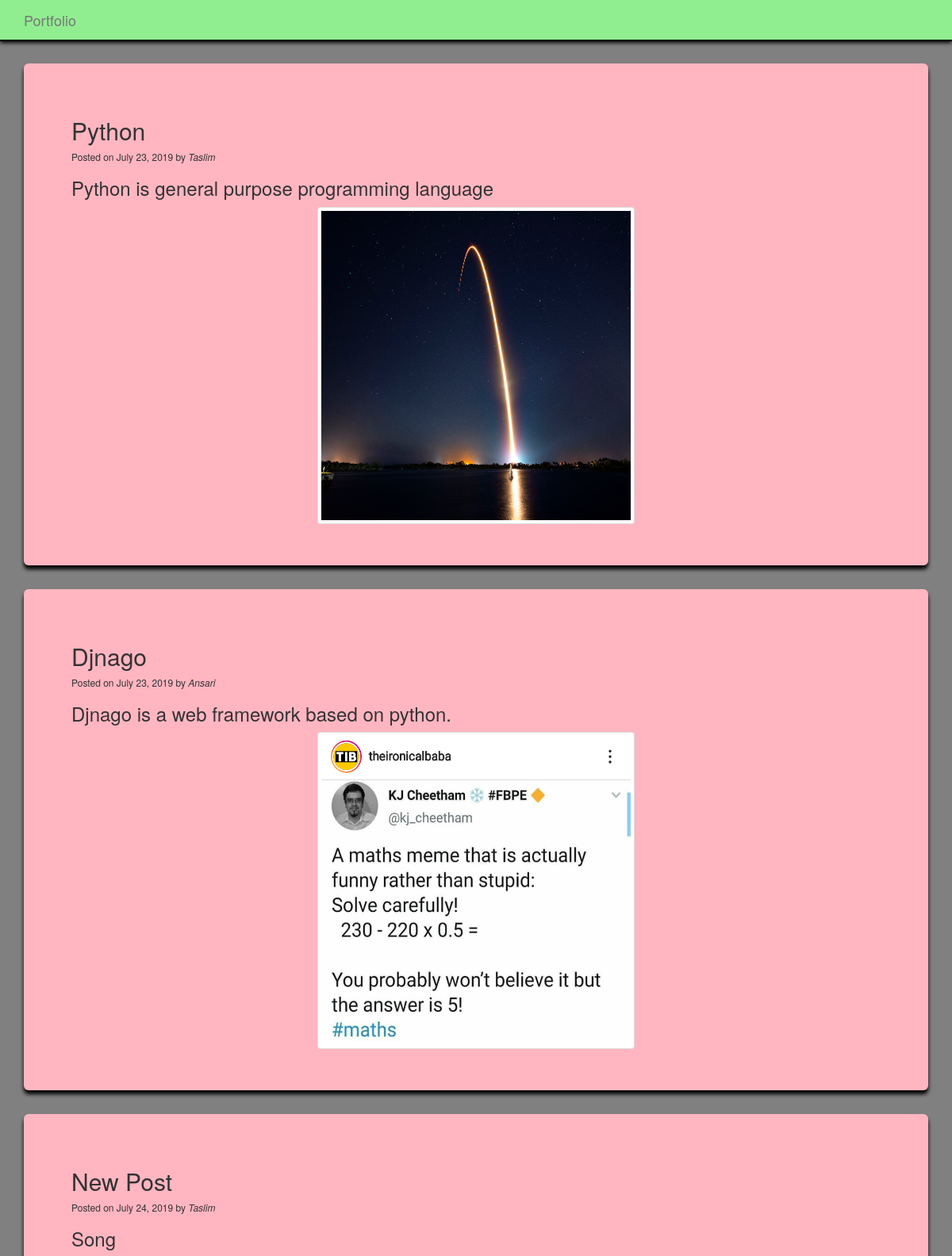
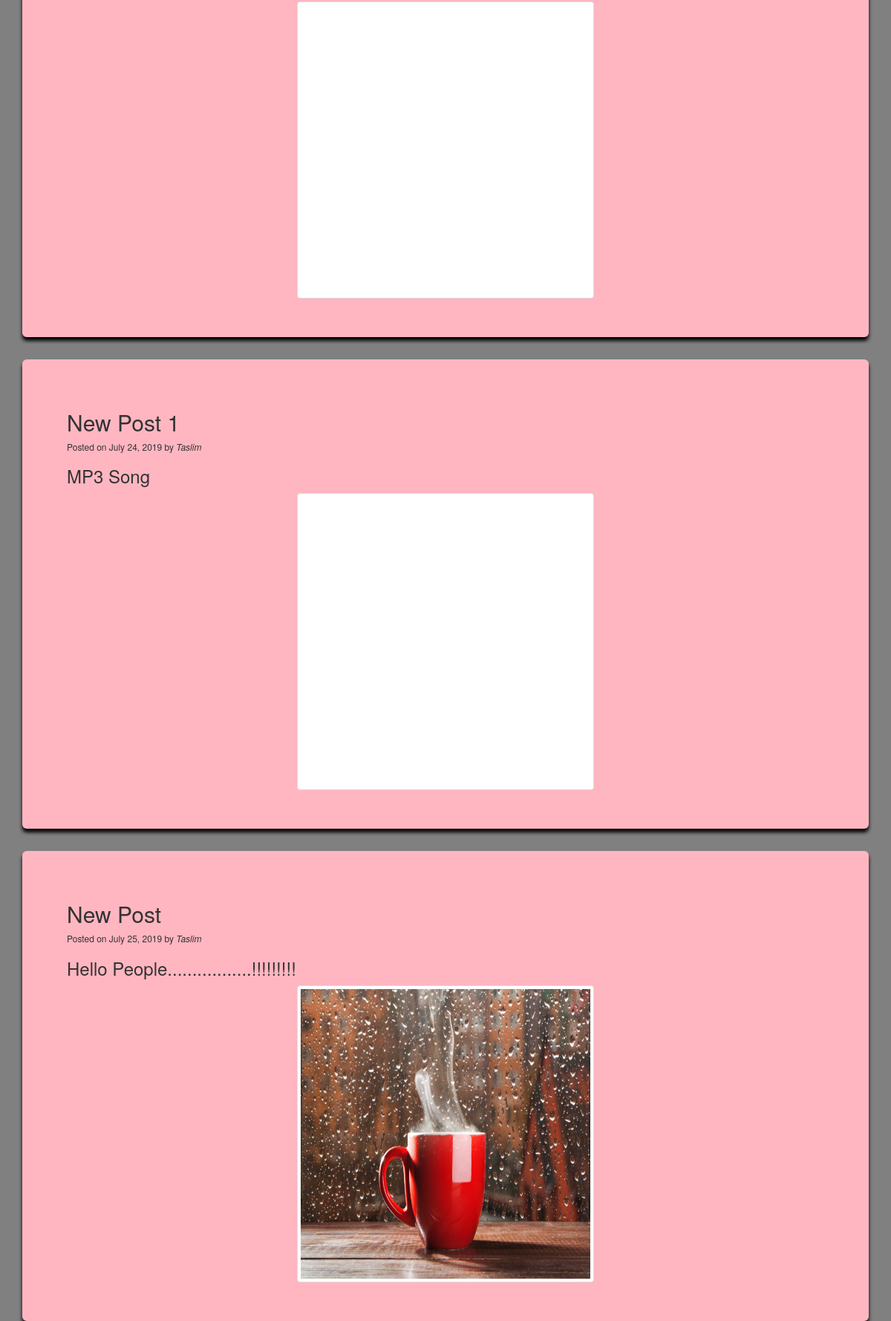
Screenshot of /post/allposts/ with the database file from the repository (2 pictures, top to bottom).
### Post/models.py (models this page shows, shortened)
class post(models.Model):
	title=models.CharField(max_length=100)
	author=models.CharField(max_length=100)
	date=models.DateField(auto_now_add=True)
	post=models.TextField()
	file=models.FileField(blank=True)

### Post/views.py (the view)
# urls.py: url(r'allposts/$',views.allpost,name="allpost"),
def allpost(request):
	p=post.objects.all().order_by('date')
	return render(request,"Post/allposts.html",{'data':p})

### Post/templates/Post/allposts.html (shortened to what this page needs)
<!DOCTYPE html>
<html>
<head>
	<link rel="stylesheet" href="https://maxcdn.bootstrapcdn.com/bootstrap/3.3.7/css/bootstrap.min.css">
     <link href="https://unpkg.com/aos@2.3.1/dist/aos.css" rel="stylesheet">
</head>
<body data-spy="scroll" data-target=".navbar">
    <nav class="navbar navbar-default navbar-fixed-top">
        <div class="container">
            <div class="navbar-header">
                <a href="#" class="navbar-brand">Portfolio</a>
            </div>
        <div class="collapse navbar-collapse" id="mydiv">
            </div>
        </div>
    </nav>
	{% for i in data %}
	<div class="container">
		<div class="jumbotron" data-aos="fade-up" data-aos-duration="2000">
			<h2>{{i.title}}</h2>
			<h6>Posted on {{i.date}}
			by <i>{{i.author}}</i></h6>
			<h3>{{i.post}}</h3>
            <center>
			<a href="{{i.file.url}}"><embed src="{{i.file.url}}" style="height: 400px; width: 400px;" class="img-thumbnail" autoplay="0" controls></a>
			</center>
		</div>
	</div>
	{% endfor %}
</body>
</html>

### Post/templates/Post/allposts.html (style rules this page uses)
html { scroll-behavior: smooth; }
body { background-color:grey; }
.navbar { background-color: lightgreen; box-shadow: 0px 2px 5px black; border: none; border-bottom: 2px solid black; }
.jumbotron { position: relative; top:80px; box-shadow: 0px 5px 5px black; opacity: 0.2px; background-color:lightpink; }

### rows the page displays
post: title "Python", date "July 23, 2019", author "Taslim", post "Python is general purpose programming language"
post: title "Djnago", date "July 23, 2019", author "Ansari", post "Djnago is a web framework based on python."
post: title "New Post", date "July 24, 2019", author "Taslim", post "Song"
post: title "New Post 1", date "July 24, 2019", author "Taslim", post "MP3 Song"
post: title "New Post", date "July 25, 2019", author "Taslim", post "Hello People.................!!!!!!!!!"
